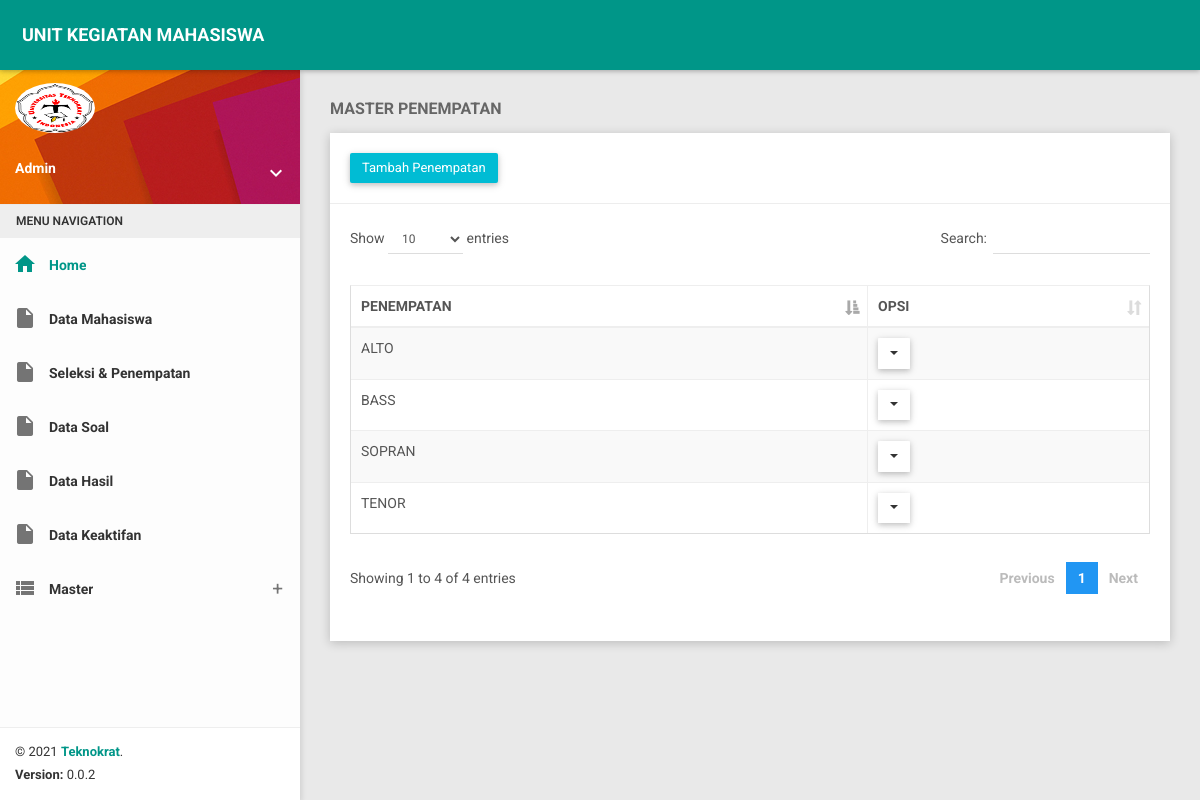
The app's page /index.php/admin/master_penempatan with its own data.
### tables this page shows
CREATE TABLE `tbl_penempatan` (
  `id_penempatan` int(10) NOT NULL,
  `penempatan` varchar(100) DEFAULT NULL
);

### application/controllers/Admin.php (called while the page is built, shortened)
<?php
class Admin extends CI_Controller {
	function __construct(){
		$this->load->model('master');
		$this->load->helper('tglid');
		$this->load->library('ciqrcode');
	}
	public function master_penempatan()
	{
		$data['judul'] = 'ADMIN || MASTER PENEMPATAN';
		$data['nama'] = $this->session->userdata('nama');
		$data['nik'] = $this->session->userdata('nik');
		$data['id_admin'] = $this->session->userdata('id_admin');
		$this->load->view('admin/header', $data);
		$data['tampil_penempatan'] = $this->master->tampil_penempatan();
		$this->load->view('admin/master_penempatan', $data);
		$this->load->view('admin/footer');
	}
}

### index.php (called while the page is built, shortened)
<?php
require_once BASEPATH.'core/CodeIgniter.php';

### application/models/Master.php (called while the page is built, shortened)
<?php defined('BASEPATH') OR exit('No direct script access allowed');
class master extends CI_Model{
	public function tampil_penempatan()
	{
		$jalan = $this->db->query("SELECT * FROM `tbl_penempatan` order by id_penempatan desc");
		return $jalan->result();
	}
}

### application/views/admin/master_penempatan.php (the view, shortened to what this page needs)
<section class="content">
        <div class="container-fluid">
            <div class="block-header">
                <h2>
                   <b> MASTER PENEMPATAN </b>
                </h2>
            </div>
            <div class="row clearfix">
                <div class="col-lg-12 col-md-12 col-sm-12 col-xs-12">
                    <div class="card">
                        <div class="header">
                           <button type="button" data-toggle="modal" data-target="#cari" class="btn bg-cyan waves-effect">Tambah Penempatan</button>
                            <ul class="header-dropdown m-r--5">
                            </ul>
                        </div>
                        <div class="body table-responsive">
                            <table class="table table-bordered table-striped table-hover js-basic-example dataTable">
                                <thead>
                                    <tr>
                                        <th>PENEMPATAN</th>
                                        <th>OPSI</th>
                                    </tr>
                                </thead>
                                <tbody>
								<?php foreach($tampil_penempatan as $v) { ?>
                                     <tr>
                                        <td><?php echo $v->penempatan; ?></td>
                                        <td>
										<div class="btn-group">
                                    <button type="button" class="btn btn-default dropdown-toggle" data-toggle="dropdown" aria-haspopup="true" aria-expanded="true">
                                        <span class="caret"></span>
                                    </button>
                                </div>
										</td>
                                    </tr>
								<?php } ?>
                                </tbody>
                            </table>
                        </div>
                    </div>
                </div>
            </div>
        </div>
    </section>

### records on screen
tbl_penempatan: penempatan "BASS"
tbl_penempatan: penempatan "SOPRAN"
tbl_penempatan: penempatan "ALTO"
tbl_penempatan: penempatan "TENOR"
